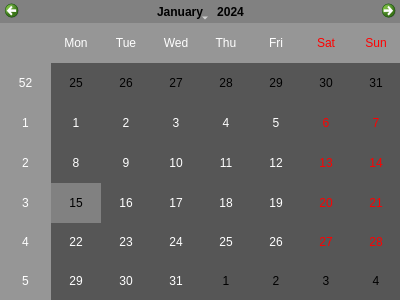
<?xml version="1.0" encoding="UTF-8"?>
<ui version="4.0">
 <class>dlgCalendarBaja</class>
 <widget class="QDialog" name="dlgCalendarBaja">
  <property name="geometry">
   <rect>
    <x>0</x>
    <y>0</y>
    <width>400</width>
    <height>300</height>
   </rect>
  </property>
  <property name="sizePolicy">
   <sizepolicy hsizetype="Fixed" vsizetype="Fixed">
    <horstretch>0</horstretch>
    <verstretch>0</verstretch>
   </sizepolicy>
  </property>
  <property name="minimumSize">
   <size>
    <width>400</width>
    <height>300</height>
   </size>
  </property>
  <property name="maximumSize">
   <size>
    <width>400</width>
    <height>300</height>
   </size>
  </property>
  <property name="palette">
   <palette>
    <active>
     <colorrole role="WindowText">
      <brush brushstyle="SolidPattern">
       <color alpha="255">
        <red>255</red>
        <green>255</green>
        <blue>255</blue>
       </color>
      </brush>
     </colorrole>
     <colorrole role="Base">
      <brush brushstyle="SolidPattern">
       <color alpha="255">
        <red>255</red>
        <green>255</green>
        <blue>255</blue>
       </color>
      </brush>
     </colorrole>
     <colorrole role="Window">
      <brush brushstyle="SolidPattern">
       <color alpha="255">
        <red>86</red>
        <green>86</green>
        <blue>86</blue>
       </color>
      </brush>
     </colorrole>
     <colorrole role="Highlight">
      <brush brushstyle="SolidPattern">
       <color alpha="255">
        <red>255</red>
        <green>255</green>
        <blue>255</blue>
       </color>
      </brush>
     </colorrole>
     <colorrole role="HighlightedText">
      <brush brushstyle="SolidPattern">
       <color alpha="255">
        <red>0</red>
        <green>0</green>
        <blue>0</blue>
       </color>
      </brush>
     </colorrole>
     <colorrole role="AlternateBase">
      <brush brushstyle="SolidPattern">
       <color alpha="255">
        <red>150</red>
        <green>150</green>
        <blue>150</blue>
       </color>
      </brush>
     </colorrole>
    </active>
    <inactive>
     <colorrole role="WindowText">
      <brush brushstyle="SolidPattern">
       <color alpha="255">
        <red>255</red>
        <green>255</green>
        <blue>255</blue>
       </color>
      </brush>
     </colorrole>
     <colorrole role="Base">
      <brush brushstyle="SolidPattern">
       <color alpha="255">
        <red>255</red>
        <green>255</green>
        <blue>255</blue>
       </color>
      </brush>
     </colorrole>
     <colorrole role="Window">
      <brush brushstyle="SolidPattern">
       <color alpha="255">
        <red>86</red>
        <green>86</green>
        <blue>86</blue>
       </color>
      </brush>
     </colorrole>
     <colorrole role="Highlight">
      <brush brushstyle="SolidPattern">
       <color alpha="255">
        <red>255</red>
        <green>255</green>
        <blue>255</blue>
       </color>
      </brush>
     </colorrole>
     <colorrole role="HighlightedText">
      <brush brushstyle="SolidPattern">
       <color alpha="255">
        <red>0</red>
        <green>0</green>
        <blue>0</blue>
       </color>
      </brush>
     </colorrole>
     <colorrole role="AlternateBase">
      <brush brushstyle="SolidPattern">
       <color alpha="255">
        <red>150</red>
        <green>150</green>
        <blue>150</blue>
       </color>
      </brush>
     </colorrole>
    </inactive>
    <disabled>
     <colorrole role="WindowText">
      <brush brushstyle="SolidPattern">
       <color alpha="255">
        <red>120</red>
        <green>120</green>
        <blue>120</blue>
       </color>
      </brush>
     </colorrole>
     <colorrole role="Base">
      <brush brushstyle="SolidPattern">
       <color alpha="255">
        <red>86</red>
        <green>86</green>
        <blue>86</blue>
       </color>
      </brush>
     </colorrole>
     <colorrole role="Window">
      <brush brushstyle="SolidPattern">
       <color alpha="255">
        <red>86</red>
        <green>86</green>
        <blue>86</blue>
       </color>
      </brush>
     </colorrole>
     <colorrole role="Highlight">
      <brush brushstyle="SolidPattern">
       <color alpha="255">
        <red>0</red>
        <green>120</green>
        <blue>215</blue>
       </color>
      </brush>
     </colorrole>
     <colorrole role="HighlightedText">
      <brush brushstyle="SolidPattern">
       <color alpha="255">
        <red>0</red>
        <green>0</green>
        <blue>0</blue>
       </color>
      </brush>
     </colorrole>
     <colorrole role="AlternateBase">
      <brush brushstyle="SolidPattern">
       <color alpha="255">
        <red>150</red>
        <green>150</green>
        <blue>150</blue>
       </color>
      </brush>
     </colorrole>
    </disabled>
   </palette>
  </property>
  <property name="windowTitle">
   <string>Calendario Baja</string>
  </property>
  <property name="windowIcon">
   <iconset resource="iconos.qrc">
    <normaloff>:/iconos/img/driver.ico</normaloff>:/iconos/img/driver.ico</iconset>
  </property>
  <widget class="QCalendarWidget" name="calendarBaja">
   <property name="geometry">
    <rect>
     <x>0</x>
     <y>0</y>
     <width>401</width>
     <height>301</height>
    </rect>
   </property>
   <property name="sizePolicy">
    <sizepolicy hsizetype="Maximum" vsizetype="Maximum">
     <horstretch>0</horstretch>
     <verstretch>0</verstretch>
    </sizepolicy>
   </property>
   <property name="palette">
    <palette>
     <active>
      <colorrole role="WindowText">
       <brush brushstyle="SolidPattern">
        <color alpha="255">
         <red>255</red>
         <green>255</green>
         <blue>255</blue>
        </color>
       </brush>
      </colorrole>
      <colorrole role="Button">
       <brush brushstyle="SolidPattern">
        <color alpha="255">
         <red>86</red>
         <green>86</green>
         <blue>86</blue>
        </color>
       </brush>
      </colorrole>
      <colorrole role="Light">
       <brush brushstyle="SolidPattern">
        <color alpha="255">
         <red>0</red>
         <green>0</green>
         <blue>0</blue>
        </color>
       </brush>
      </colorrole>
      <colorrole role="Dark">
       <brush brushstyle="SolidPattern">
        <color alpha="255">
         <red>0</red>
         <green>0</green>
         <blue>0</blue>
        </color>
       </brush>
      </colorrole>
      <colorrole role="Text">
       <brush brushstyle="SolidPattern">
        <color alpha="255">
         <red>255</red>
         <green>255</green>
         <blue>255</blue>
        </color>
       </brush>
      </colorrole>
      <colorrole role="ButtonText">
       <brush brushstyle="SolidPattern">
        <color alpha="255">
         <red>0</red>
         <green>0</green>
         <blue>0</blue>
        </color>
       </brush>
      </colorrole>
      <colorrole role="Base">
       <brush brushstyle="SolidPattern">
        <color alpha="255">
         <red>86</red>
         <green>86</green>
         <blue>86</blue>
        </color>
       </brush>
      </colorrole>
      <colorrole role="Highlight">
       <brush brushstyle="SolidPattern">
        <color alpha="255">
         <red>129</red>
         <green>129</green>
         <blue>129</blue>
        </color>
       </brush>
      </colorrole>
      <colorrole role="ToolTipText">
       <brush brushstyle="SolidPattern">
        <color alpha="255">
         <red>255</red>
         <green>255</green>
         <blue>255</blue>
        </color>
       </brush>
      </colorrole>
     </active>
     <inactive>
      <colorrole role="WindowText">
       <brush brushstyle="SolidPattern">
        <color alpha="255">
         <red>255</red>
         <green>255</green>
         <blue>255</blue>
        </color>
       </brush>
      </colorrole>
      <colorrole role="Button">
       <brush brushstyle="SolidPattern">
        <color alpha="255">
         <red>86</red>
         <green>86</green>
         <blue>86</blue>
        </color>
       </brush>
      </colorrole>
      <colorrole role="Light">
       <brush brushstyle="SolidPattern">
        <color alpha="255">
         <red>0</red>
         <green>0</green>
         <blue>0</blue>
        </color>
       </brush>
      </colorrole>
      <colorrole role="Dark">
       <brush brushstyle="SolidPattern">
        <color alpha="255">
         <red>0</red>
         <green>0</green>
         <blue>0</blue>
        </color>
       </brush>
      </colorrole>
      <colorrole role="Text">
       <brush brushstyle="SolidPattern">
        <color alpha="255">
         <red>255</red>
         <green>255</green>
         <blue>255</blue>
        </color>
       </brush>
      </colorrole>
      <colorrole role="ButtonText">
       <brush brushstyle="SolidPattern">
        <color alpha="255">
         <red>0</red>
         <green>0</green>
         <blue>0</blue>
        </color>
       </brush>
      </colorrole>
      <colorrole role="Base">
       <brush brushstyle="SolidPattern">
        <color alpha="255">
         <red>86</red>
         <green>86</green>
         <blue>86</blue>
        </color>
       </brush>
      </colorrole>
      <colorrole role="Highlight">
       <brush brushstyle="SolidPattern">
        <color alpha="255">
         <red>129</red>
         <green>129</green>
         <blue>129</blue>
        </color>
       </brush>
      </colorrole>
      <colorrole role="ToolTipText">
       <brush brushstyle="SolidPattern">
        <color alpha="255">
         <red>255</red>
         <green>255</green>
         <blue>255</blue>
        </color>
       </brush>
      </colorrole>
     </inactive>
     <disabled>
      <colorrole role="WindowText">
       <brush brushstyle="SolidPattern">
        <color alpha="255">
         <red>0</red>
         <green>0</green>
         <blue>0</blue>
        </color>
       </brush>
      </colorrole>
      <colorrole role="Button">
       <brush brushstyle="SolidPattern">
        <color alpha="255">
         <red>86</red>
         <green>86</green>
         <blue>86</blue>
        </color>
       </brush>
      </colorrole>
      <colorrole role="Light">
       <brush brushstyle="SolidPattern">
        <color alpha="255">
         <red>0</red>
         <green>0</green>
         <blue>0</blue>
        </color>
       </brush>
      </colorrole>
      <colorrole role="Dark">
       <brush brushstyle="SolidPattern">
        <color alpha="255">
         <red>0</red>
         <green>0</green>
         <blue>0</blue>
        </color>
       </brush>
      </colorrole>
      <colorrole role="Text">
       <brush brushstyle="SolidPattern">
        <color alpha="255">
         <red>0</red>
         <green>0</green>
         <blue>0</blue>
        </color>
       </brush>
      </colorrole>
      <colorrole role="ButtonText">
       <brush brushstyle="SolidPattern">
        <color alpha="255">
         <red>0</red>
         <green>0</green>
         <blue>0</blue>
        </color>
       </brush>
      </colorrole>
      <colorrole role="Base">
       <brush brushstyle="SolidPattern">
        <color alpha="255">
         <red>86</red>
         <green>86</green>
         <blue>86</blue>
        </color>
       </brush>
      </colorrole>
      <colorrole role="Highlight">
       <brush brushstyle="SolidPattern">
        <color alpha="255">
         <red>0</red>
         <green>120</green>
         <blue>215</blue>
        </color>
       </brush>
      </colorrole>
      <colorrole role="ToolTipText">
       <brush brushstyle="SolidPattern">
        <color alpha="255">
         <red>255</red>
         <green>255</green>
         <blue>255</blue>
        </color>
       </brush>
      </colorrole>
     </disabled>
    </palette>
   </property>
  </widget>
 </widget>
 <resources>
  <include location="iconos.qrc"/>
 </resources>
 <connections/>
</ui>
